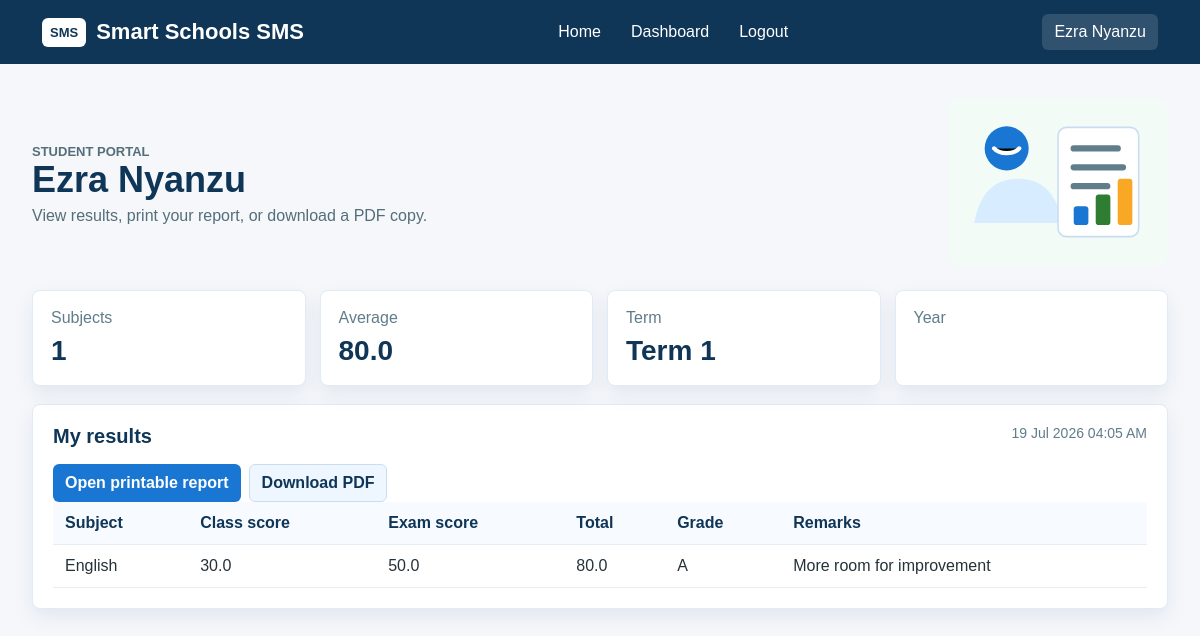
Page /student (signed in) on the committed database.
### app/models.py (models this page shows, shortened)
class User(UserMixin, db.Model):
    __tablename__ = "users"
    id = db.Column(db.Integer, primary_key=True)
    school_id = db.Column(db.Integer, nullable=True)
    role = db.Column(db.String(40), nullable=False)
    full_name = db.Column(db.String(160), nullable=False, default="")
    username = db.Column(db.String(100), unique=True, nullable=False)
    password_hash = db.Column(db.String(255), nullable=False)
    email = db.Column(db.String(120), default="")
    phone = db.Column(db.String(40), default="")
    active = db.Column(db.Boolean, default=True)
    created_at = db.Column(db.String(40), default=now_text)
    must_change_password = db.Column(db.Boolean, default=True, nullable=False)
    @property
    def is_active(self):
        return bool(self.active)
    @property
    def display_name(self):
        return self.full_name or self.username

class School(db.Model):
    __tablename__ = "schools"
    id = db.Column(db.Integer, primary_key=True)
    name = db.Column(db.String(180), nullable=False)
    motto = db.Column(db.String(255), default="")
    crest = db.Column(db.String(255), default="")
    address = db.Column(db.String(255), default="")
    phone = db.Column(db.String(40), default="")
    email = db.Column(db.String(120), default="")
    academic_year = db.Column(db.String(40), default="")
    term = db.Column(db.String(40), default="")
    onboarded = db.Column(db.Boolean, default=False)
    created_at = db.Column(db.String(40), default=now_text)
    head_name = db.Column(db.String(160), default="")
    head_title = db.Column(db.String(100), default="Head of School")
    head_signature = db.Column(db.String(260), default="")

class Score(db.Model):
    __tablename__ = "scores"
    id = db.Column(db.Integer, primary_key=True)
    school_id = db.Column(db.Integer, db.ForeignKey("schools.id"), nullable=False)
    student_id = db.Column(db.Integer, db.ForeignKey("students.id"), nullable=False)
    subject_id = db.Column(db.Integer, db.ForeignKey("subjects.id"), nullable=False)
    class_score = db.Column(db.Float, default=0)
    exam_score = db.Column(db.Float, default=0)
    remarks = db.Column(db.String(255), default="")
    term = db.Column(db.String(40), default="")
    academic_year = db.Column(db.String(40), default="")
    teacher_id = db.Column(db.Integer)
    updated_at = db.Column(db.String(40), default=now_text)
    conduct = db.Column(db.String(120), default="")
    position = db.Column(db.String(40), default="")
    student = db.relationship("Student", backref="scores")
    subject = db.relationship("Subject")
    @property
    def total(self):
        return float(self.class_score or 0) + float(self.exam_score or 0)
    @property
    def grade(self):
        total = self.total
        if total >= 80:
            return "A"

class Subject(db.Model):
    __tablename__ = "subjects"
    id = db.Column(db.Integer, primary_key=True)
    school_id = db.Column(db.Integer, db.ForeignKey("schools.id"), nullable=False)
    name = db.Column(db.String(120), nullable=False)
    code = db.Column(db.String(30), default="")
    teacher_id = db.Column(db.Integer)

### app/auth/routes.py (the view)
@auth.route("/student")
@login_required
def student_dashboard():
    context = student_report_context()
    if not context["student"]:
        flash("No student profile is linked to this account yet.", "danger")
    return render_template("student/dashboard.html", **context)

### app/auth/routes.py (called while the page is built)
def current_school():
    if current_user.is_authenticated and current_user.school_id:
        school = School.query.get(current_user.school_id)
        if school:
            return school
    return School.query.first()

def student_report_context(student_id=None):
    student = None
    if current_user.role == "student":
        student = Student.query.filter_by(user_id=current_user.id).first()
    elif student_id:
        student = Student.query.get_or_404(student_id)
    scores = []
    if student:
        scores = Score.query.filter_by(student_id=student.id).all()
    total = sum(score.total for score in scores)
    average = round(total / len(scores), 2) if scores else 0
    chart_labels = [score.subject.name if score.subject else "Subject" for score in scores]
    chart_values = [score.total for score in scores]
    return {
        "school": current_school(),
        "student": student,
        "scores": scores,
        "average": average,
        "chart_labels": chart_labels,
        "chart_values": chart_values,
        "generated_at": datetime.now().strftime("%d %b %Y %I:%M %p"),
    }

### app/models.py (called while the page is built)
@login_manager.user_loader
def load_user(user_id):
    return User.query.get(int(user_id))

### app/templates/student/dashboard.html (shortened to what this page needs)
{% extends "layouts/base.html" %}
{% block content %}
<section class="dashboard student-view">
    <div class="page-heading">
        <div>
            <p class="eyebrow">Student portal</p>
            <h1>{{ current_user.display_name }}</h1>
            <p>View results, print your report, or download a PDF copy.</p>
        </div>
        <img src="{{ url_for('static', filename='img/student-results.svg') }}" alt="Student results illustration">
    </div>
    <div class="stats-grid">
        <div class="stat-card"><span>Subjects</span><strong>{{ scores|length }}</strong></div>
        <div class="stat-card"><span>Average</span><strong>{{ average }}</strong></div>
        <div class="stat-card"><span>Term</span><strong>{{ school.term if school else "-" }}</strong></div>
        <div class="stat-card"><span>Year</span><strong>{{ school.academic_year if school else "-" }}</strong></div>
    </div>
    <section class="panel">
        <div class="panel-heading">
            <h2>My results</h2>
            <span>{{ generated_at }}</span>
        </div>
        <div class="action-row">
            <a class="small-btn" href="{{ url_for('auth.student_report') }}">Open printable report</a>
            <a class="small-btn secondary" href="{{ url_for('auth.student_report_pdf') }}">Download PDF</a>
        </div>
        {% include "student/report_table.html" %}
    </section>
</section>
{% endblock %}

### app/templates/layouts/base.html (shortened to what this page needs)
<!DOCTYPE html>
<html lang="en">
<head>
    <link rel="stylesheet" href="{{ url_for('static', filename='css/style.css') }}">
</head>
<body>
    <nav>
    <div class="logo">
        <span class="logo-icon">SMS</span>
        <span>Smart Schools SMS</span>
    </div>
    <ul>
        <li><a href="/">Home</a></li>
        {% if current_user.is_authenticated %}
        <li><a href="{{ url_for('auth.dashboard') }}">Dashboard</a></li>
        <li><a href="{{ url_for('auth.logout') }}">Logout</a></li>
        {% endif %}
    </ul>
    {% if current_user.is_authenticated %}
    <span class="user-chip">{{ current_user.display_name }}</span>
    {% else %}
    <a href="/login">
        <button class="login-btn">
            Login
        </button>
    </a>
    {% endif %}
</nav>
    <main>
    {% block content %}
    {% endblock %}
    </main>
</body>
</html>

### app/templates/student/report_table.html
<div class="table-wrap">
    <table>
        <thead>
            <tr>
                <th>Subject</th>
                <th>Class score</th>
                <th>Exam score</th>
                <th>Total</th>
                <th>Grade</th>
                <th>Remarks</th>
            </tr>
        </thead>
        <tbody>
            {% for score in scores %}
            <tr>
                <td>{{ score.subject.name if score.subject else "Subject" }}</td>
                <td>{{ score.class_score or 0 }}</td>
                <td>{{ score.exam_score or 0 }}</td>
                <td>{{ score.total }}</td>
                <td>{{ score.grade }}</td>
                <td>{{ score.remarks or "-" }}</td>
            </tr>
            {% else %}
            <tr><td colspan="6">No results have been published yet.</td></tr>
            {% endfor %}
        </tbody>
    </table>
</div>

### app/static/css/style.css (style rules this page uses)
* { margin:0; padding:0; box-sizing:border-box; }
body { font-family:Arial, sans-serif; background:#f5f7fb; color:#263238; }
nav { background:#0f3557; color:white; display:flex; justify-content:space-between; align-items:center; padding:14px 42px; position:sticky; top:0; }
.logo { display:flex; align-items:center; font-size:22px; font-weight:bold; }
.logo-icon { font-size:13px; margin-right:10px; background:#ffffff; color:#0f3557; padding:7px 8px; border-radius:6px; }
nav ul { display:flex; list-style:none; }
nav li { margin:0 15px; }
nav a { color:white; text-decoration:none; font-size:16px; }
.user-chip { background:rgba(255,255,255,.14); padding:9px 12px; border-radius:6px; }
.dashboard { max-width:1180px; margin:0 auto; padding:34px 22px 64px; }
.page-heading { display:flex; justify-content:space-between; align-items:center; gap:24px; margin-bottom:24px; }
.page-heading h1 { color:#0f3557; font-size:36px; }
.page-heading p { color:#546e7a; margin-top:6px; }
.page-heading img { width:220px; max-width:34vw; }
.eyebrow { color:#1976d2; text-transform:uppercase; letter-spacing:0; font-weight:bold; font-size:13px; }
.stats-grid { display:grid; grid-template-columns:repeat(4, minmax(0, 1fr)); gap:14px; margin-bottom:18px; }
.stat-card, .panel { background:#ffffff; border:1px solid #e0ebf5; border-radius:8px; box-shadow:0 8px 20px rgba(15,53,87,.08); }
.stat-card { padding:18px; }
.stat-card span { display:block; color:#607d8b; margin-bottom:8px; }
.stat-card strong { color:#0f3557; font-size:28px; }
.panel { padding:20px; margin-bottom:18px; }
.panel-heading { display:flex; justify-content:space-between; align-items:flex-start; gap:18px; margin-bottom:16px; }
.panel-heading h2 { color:#0f3557; font-size:20px; }
.panel-heading span { color:#607d8b; font-size:14px; }
.table-wrap { overflow-x:auto; }
table { width:100%; border-collapse:collapse; }
th, td { padding:12px; border-bottom:1px solid #e6eef5; text-align:left; }
th { background:#f7fbff; color:#0f3557; }
.action-row { display:flex; flex-wrap:wrap; gap:8px; align-items:center; }
.small-btn { display:inline-flex; align-items:center; justify-content:center; min-height:38px; padding:9px 12px; border-radius:6px; background:#1976d2; color:#ffffff; text-decoration:none; border:none; font-weight:bold; }
.small-btn.secondary { background:#eef6ff; color:#0f3557; border:1px solid #c9ddf2; }

### rows in the picture
User: display_name "Ezra Nyanzu"
School: term "Term 1"
Score: subject "English", class_score "30.0", exam_score "50.0", total "80.0", grade "A", remarks "More room for improvement"

### other values in the picture
{{ scores|length }} "1"
{{ average }} "80.0"
